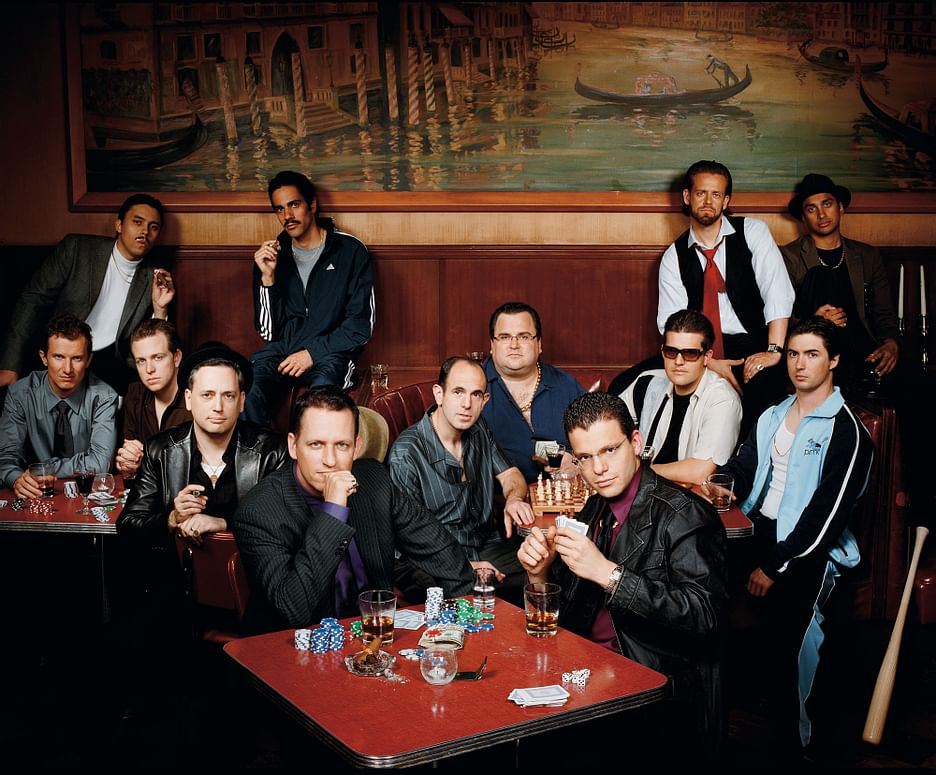
#> input picture Projects/Object_detection/people.jpg, 936 x 775 px
$ jupyter execute --allow-errors 'Object Detection.ipynb'
#> lines starting #> are read from the running program, lines starting #| are printed output that depends on the picture
[cell 1]
import cv2
import numpy as np
import matplotlib.pyplot as plt

#> (a cell that did not finish here is left out)

#> (a cell that did not finish here is left out)

[cell 4]
image=cv2.imread('people.jpg')
#> image is the input picture: shape (775, 936, 3); mean B, G, R 40.7, 47.3, 66.4
cv2.imshow('Input Image: ',image)
cv2.waitKey()
cv2.destroyAllWindows()

[cell 5]
print('Image shape: ',image.shape)
#| Image shape:  (775, 936, 3)
height,width,channel=image.shape
#> height = 775; width = 936; channel = 3
print(height)
#| 775
print(width)
#| 936

[cell 6]
yolo_input_image=np.copy(image)
yolo_input_image.shape
#> Out = (775, 936, 3)

[cell 7]
blob=cv2.dnn.blobFromImage(yolo_input_image,1/255,(416,416),(0,0,0),swapRB=True,crop=False)

[cell 8]
blob.shape
#> Out = (1, 3, 416, 416)

[cell 9]
for b in blob:
    print(b.shape)
#> this loop made 1 pass
#| (3, 416, 416)
    # indicate that there are 3 channel and each channel image size is: (image.height x image.width)

[cell 10]
for b in blob:
    for channel,img_blob in enumerate(b):
        cv2.imshow(str(channel),img_blob)
#> this loop made 1 pass
#> pass 1, `cv2.imshow(str(channel),img_blob)`:
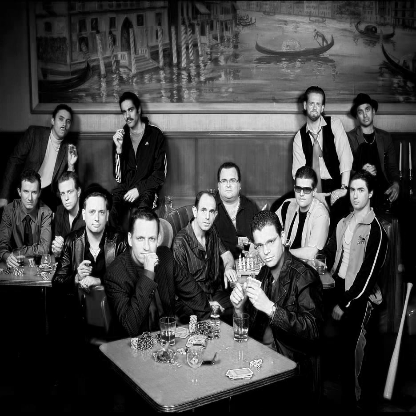
#> window '0': shape (416, 416) float32; min 0, max 1, mean 0.26
#> pass 1, `cv2.imshow(str(channel),img_blob)`:
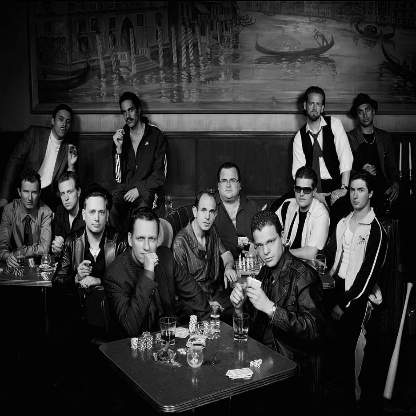
#> window '1': shape (416, 416) float32; min 0, max 0.996, mean 0.185
#> pass 1, `cv2.imshow(str(channel),img_blob)`:
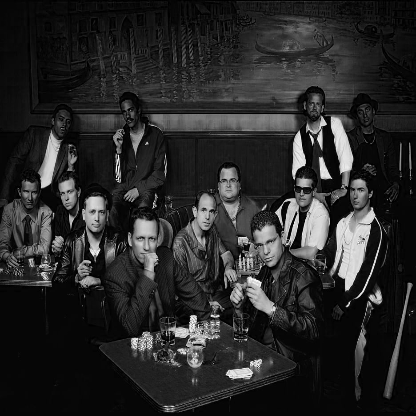
#> window '2': shape (416, 416) float32; min 0, max 1, mean 0.159
cv2.waitKey()
cv2.destroyAllWindows()

#> (a cell that did not finish here is left out)

#> (a cell that did not finish here is left out)

#> (a cell that did not finish here is left out)

#> (a cell that did not finish here is left out)

#> (a cell that did not finish here is left out)

[cell 16]
boxes=[]
confidences=[]
class_ids=[]

#> (a cell that did not finish here is left out)

#> (a cell that did not finish here is left out)

[cell 19]
class_ids

[cell 20]
print('Box found: ',len(boxes))
print(boxes)

#> (a cell that did not finish here is left out)

#> (a cell that did not finish here is left out)

[cell 23]
indexes=cv2.dnn.NMSBoxes(boxes,confidences,0.3,0.4)
#> indexes = ()
indexes

[cell 24]
print('After Non Maximum Suppression (NMS): ',len(indexes))
#| After Non Maximum Suppression (NMS):  0
#> (the rest of this cell did not finish here and is left out)

[cell 25]
font=cv2.FONT_HERSHEY_PLAIN
#> font = 1
colors=np.random.uniform(0,255,size=(len(boxes),3))
#> colors = empty array

[cell 26]
print(colors.shape)
#| (0, 3)
colors
#> Out = empty array
